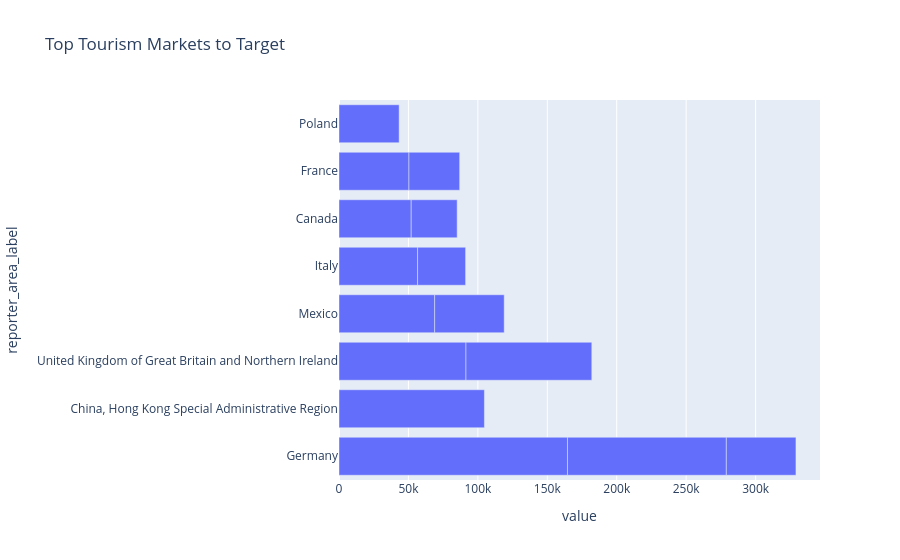

This figure's notebook cell:
### Code cell
target_markets = latest_data.sort_values("value", ascending=False).head(15)

fig = px.bar(
    target_markets,
    x="value",
    y="reporter_area_label",
    orientation="h",
    title="Top Tourism Markets to Target",
)

fig.show()

### Figure 1 — Plotly figure (JSON) as saved in the notebook; plotly's stock layout.template omitted (floating-point values rounded to 4 significant figures)
{"data": [{"alignmentgroup": "True", "hovertemplate": "value=%{x}<br>reporter_area_label=%{y}<extra></extra>", "legendgroup": "", "marker": {"color": "#636efa", "pattern": {"shape": ""}}, "name": "", "offsetgroup": "", "orientation": "h", "showlegend": false, "textposition": "auto", "type": "bar", "x": [164526, 114397, 104700.0, 91430.0, 90610.0, 68890.0, 56586, 52002, 50378, 50129, 50070.0, 43312, 36522, 34585, 33091], "xaxis": "x", "y": ["Germany", "Germany", "China, Hong Kong Special Administrative Region", "United Kingdom of Great Britain and Northern Ireland", "United Kingdom of Great Britain and Northern Ireland", "Mexico", "Italy", "Canada", "France", "Germany", "Mexico", "Poland", "France", "Italy", "Canada"], "yaxis": "y"}], "layout": {"autosize": true, "barmode": "relative", "legend": {"tracegroupgap": 0}, "title": {"text": "Top Tourism Markets to Target"}, "xaxis": {"anchor": "y", "autorange": true, "domain": [0, 1], "range": [0, 346400.0], "title": {"text": "value"}, "type": "linear"}, "yaxis": {"anchor": "x", "autorange": true, "domain": [0, 1], "range": [-0.5, 7.5], "title": {"text": "reporter_area_label"}, "type": "category"}}}
